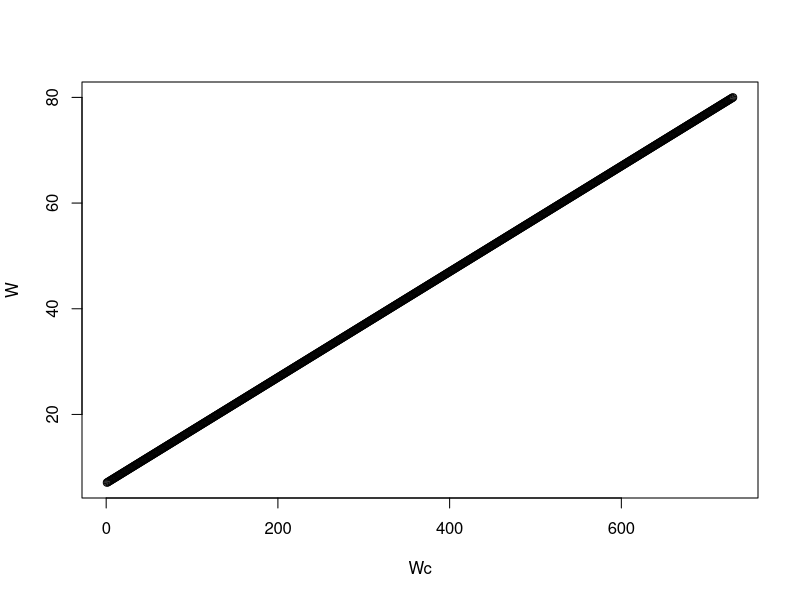
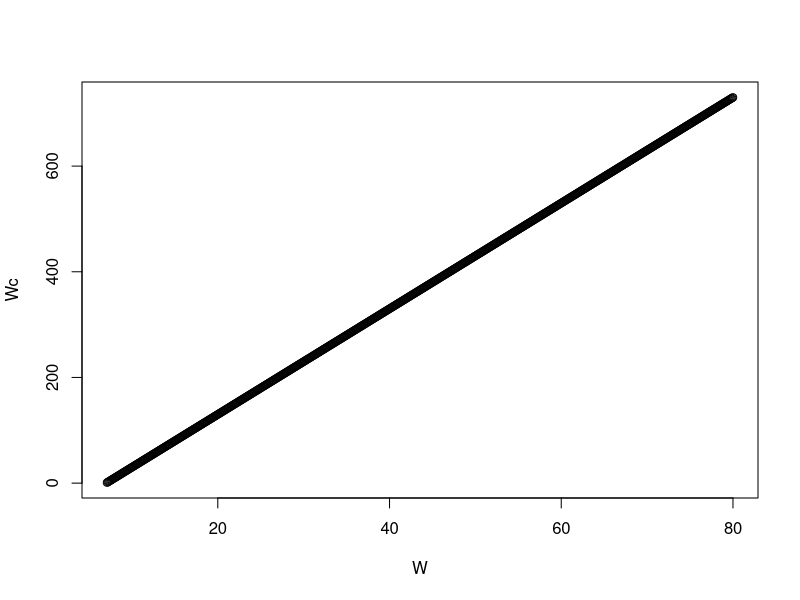
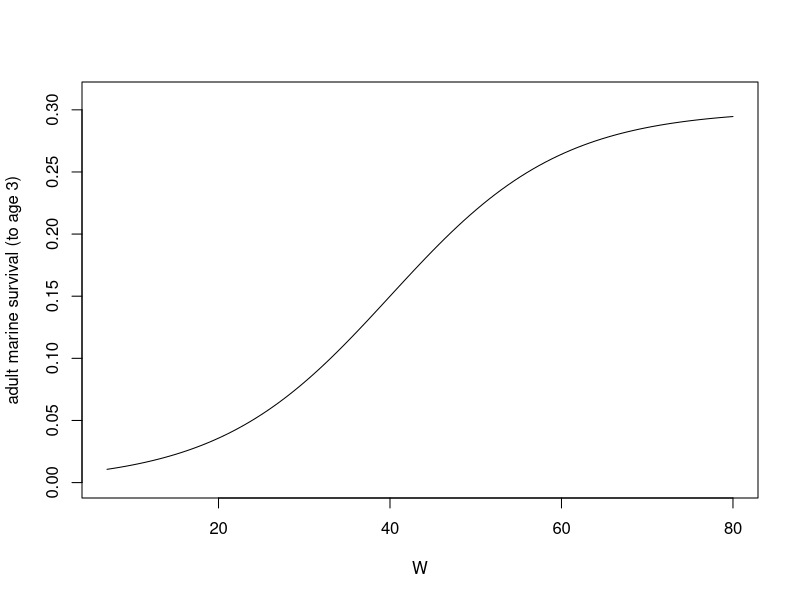

Source code (R) for these figures, in order:

##### DYNAMIC PROGRAM: juvenile salmon out-migration

# load libraries
library(abind); library(ggplot2); library(plyr); library(reshape2)

#remove scientific notation
options(scipen=999)




#### Set minimum and maximum values and steps for all state variables

# W: salmon weight (g)
Wmin <- 7
Wmax <- 80 # make this small to start? Eventually want 80 or 100 g...
Wstep <- 0.1 # discrete interval steps maybe try 0.05
Wstep.n <- ((Wmax-Wmin)/Wstep)  # this results in a lot of discrete steps - yikes!
                      # Try linear interpolation? (See Clark & Mangel Ch 2)
# A: salmon area
Amin <- 1
Amax <- 26

# t: time
tmin <- 1
tmax <- 60




#### Make functions to convert between W in grams and W in computer discrete indexing

# Make a dataframe to covert between real W (grams) and computer discrete index (Wc)
Wconvdf <- data.frame(W = seq(Wmin+Wstep, Wmax, 0.1), Wc = seq(1,Wstep.n,1))

plot(W ~ Wc, Wconvdf)
summary(lm(W ~ Wc, Wconvdf)) # y-int: 7, slope: 0.1
m.Wc <- 0.1
y.Wc <- 7

plot(Wc ~ W, Wconvdf)
summary(lm(Wc ~ W, Wconvdf)) # y-int: -70, slope: 10
m.W <- 10
y.W <- -70

# Build functions to convert between W and Wc
WtoWc <- function(W){ round(m.W*W + y.W, digits=Wstep) }
WctoW <- function(Wc){ m.Wc*Wc + y.Wc }

# Test
WtoWc(10); WtoWc(10.1); WtoWc(10.11) # Good. 30, 31, 31.
WctoW(30); WctoW(31) # Good.




#### Simulate river habitats by area
h.vec <- rep(NA, Amax) # create blank vector for habitats for each Area.

h.vec[Amax] <- "o" # make the last area (Amax) the ocean: "o"

set.seed(24)  # set.seed to keep altered and natural habitat distribution constant for now.
h.vec[1:Amax-1] <- sample(0:1, Amax-1, replace=T, prob=c(0.5,0.5))  # randomly sample
        # Amax-1 number of values 0 or 1 with a 50% probability between the two values.

h.vec[h.vec == "1"] <- "a"  # change 1 from sample function to "a"
h.vec[h.vec == "0"] <- "n"  # change 0 from sample function to "n"




#### Make empty objects to store eventual outputs from dynamic programming equations

# F.all <- an array that stores the final expected fitness (probability of surviving to a
#          returning adult) for each salmon weight (columns), time (rows), for each area (matrices)

F.all <- array(NA, dim=c(tmax, Wstep.n, Amax))  #(rows: time, cols: weight, matrices: area)

# Best.beh <- an array with the same structure as F.all. This is the decision matrix. Stored values
#             will be the best decision chosen (move 0, 1, 2 areas).

Best.beh <- array(NA, dim=c(tmax, Wstep.n, Amax))  #(rows: time, cols: weight, matrices: area)

# Surv.day <- an array with the same structure as F.all. This is the survival matrix. Stored values
#             will be the daily survival (equation 4).

Surv.day <- array(NA, dim=c(tmax, Wstep.n, Amax))  #(rows: time, cols: weight, matrices: area)

# F.vec <- an array to hold the expected fitness at time t+1 (2nd column, value used in calculations), and
#         at time t (1st column, resulting value from current calculation, which will be used in the NEXT
#         iteration).

F.vec <- array(NA, dim=c(Wstep.n, 2, Amax))  #(rows: weight, cols: F(x,t), F(x, t+1), matrices: area)



#### Parameters

# Behavioral choice
U <- c(0, 1, 2)

# Terminal fitness
Ws    <- 40
r     <- 0.1
Smax  <- 0.3

# Growth
E     <- 0.04
qa    <- 0.75 #can change
qn    <- 0.75 # can change
a     <- 0.86
Alpha <- 0.00607
d     <- 1
dn0   <- 0.7 # or combine with d by concatenating? will loop over in OVER.BEH?
v     <- 0.027
f     <- 0.5
g     <- 2
c     <- 40
j     <- 0.07

# Risk
Bu    <- c(0.7, 1, 0.7) # B0, B1, B2 (can concatenate because we will loop over behavior choices?)
Ba    <- 1
Bn    <- 0.7 #can change
Bo    <- 1
Bw    <- 2
M     <- 0.002
m     <- -0.37
ya    <- 0.8 #can change
yn    <- 1 #can change
yo    <- 1  #can change
P     <- 20

#### Terminal fitness function - how does salmon weight at tmax and Amax relate to probability of
#    surviving to a returning adult? Larger salmon more likely to survive to a returning adult.
#    Sigmoidal function that asymptotes at Smax.

#ONLY applicable for salmon at A 26 at tmax!!!! Otherwise, fitness is 0!
TERM.FUN <- function(W, Ws, r, Smax){ Smax/(1+exp(-r*(W-Ws))) }

# plot Terminal Fitness function
curve(TERM.FUN(W, Ws=Ws , r=r, Smax=Smax), xname="W", xlim=c(7,80), ylim=c(0,0.31), ylab="adult marine survival (to age 3)")




#### Fill in last column (tmax) for F.vec based on Terminal fitness function
F.vec[1:Wstep.n, 2, Amax] <- TERM.FUN(W = seq(Wmin+Wstep, Wmax , Wstep),
                                              Ws=Ws, r=r, Smax=Smax)

F.vec[,2,1:Amax-1] <- 0    #if salmon end in any area besides the last (Amax), then their fitness is 0!

View(F.vec[,,Amax]) #check and see terminal values at Amax (should all be values)
View(F.vec[,,1]) #check and see terminal values at Area 1 (should all be 0s)




#### Fitness function - function to calculate fitness at any salmon weight,area,
          # and behavior (movement choice). Use state dynamics to calculate new
          # W(t+1) and new A(t+1). Calculate expected fitness for resulting new
          # states from 2nd column of F.vec. Returns Fit (matric with two values):
          # Fit[,1] is expected fitness
          # Fit[,2] is daily survival

# Functions used inside the Fitness function (see Final State Dynamics.R for more details)
GROWTH.FUN <- function(W, E, q, a, Alpha, d, v, U)    { q*E*W^a - d*Alpha*W*exp(v*U) }
OCEAN.Q <-    function(t, f, g, c, j)             { f + g*exp(-(t-c)^2/2*j^2) }
SURV.FUN <-   function(W, Bu, Bh, Bw, M, m, y, P) { (1-M*(Bu + Bh + Bw*W^m))^(y*P) }


# Fitness function (described above)
FITNESS <- function(Wc, A, t, U, Wmax, Amax, # state vars, constraints & beh choice (vars we will for loop over)
                    E, q, a, Alpha, d, v, f, g, c, j, Bu, Bh, Bw, M, m, y, P, # vars in functions
                    qa, qn, ya, yn, yo, # vars that vary by habitat (h.vec)
                    h.vec, F.vec) # vectors describing habitats of areas and stored Fitness values
  
  { # start of function
  
  #define or change input parameters that depend on U, habitat, or Area.
  U  <- ifelse(U == 1, 20, ifelse(U == 2, 40, 0))
  d  <- ifelse(U == 0 & h.vec[A] == "n", dn0, d)
  q  <- ifelse(h.vec[A] == "o", OCEAN.Q(t=t, f=f, g=g, c=c, j=j), ifelse(h.vec[A] == "n", qn, qa))
  Bh <- ifelse(h.vec[A] == "n", Bn, ifelse(h.vec[A] == "a", Ba, Bo))
  y  <- ifelse(h.vec[A] == "n", yn, ifelse(h.vec[A] == "a", ya, yo))
  W  <- WctoW(Wc) # convert Wc (discrete 1 to 730 to W in grams)
  
  Wnew <- W + GROWTH.FUN(W=W, E=E, a=a, v=v, Alpha= Alpha, U=U, d=d, q=q)
  
  Wnew <- min(Wnew, Wmax) # if Wnew is greater than max value, keep at max value (this will be unlikely to happen since our Wmax is BIG.)
  Wcnew <- WtoWc(Wnew)
  
  Anew <- A + ifelse(U == 20, 1, ifelse(U == 40, 2, 0))           # salmon's new location is its current A plus movement choice U.
  Anew <- min(Anew, Amax) # if salmon are in the ocean (Amax) keep them in the ocean.
  
  Fit <- matrix(NA, 1, 2)
  Fit[,1] <- ifelse(Wnew > Wmin, SURV.FUN(W=W, Bu=Bu, Bw=Bw, M=M, m=m,
                                          P=P, Bh=Bh, y=y)*F.vec[Wcnew, 2, Anew], 0)
  Fit[,2] <- SURV.FUN(W=W, Bu=Bu, Bw=Bw, M=M, m=m,
                      P=P, Bh=Bh, y=y)
  
  return(Fit)
  
} # end function.

#Test Fitness function 
FITNESS(Wc=80, A=Amax, t=tmax, U=0, Wmax, Amax,
        E, q, a, Alpha, d, v, f, g, c, j, Bu=Bu[1], Bh, Bw, M, m, y, P, 
        qa, qn, ya, yn, yo, 
        h.vec, F.vec) #0.01118097 (Expected Fitness) and 0.907 (daily survival)!!!!!



#### OVER.BEH function to apply over BEHAVIORAL CHOICES (move 0, 1, 2).
      # Function used to apply FITNESS using for loop over all behavioral choices.
      # Returns the maximum fitness (F.best), best choice (Beh.best), and daily survival (Surv.day).
      # F.best saved in appro first col of F.vec.
      # Returns Temp.out: copy of updated F.vec with extra rows at bottom with F.best and Beh.best.

OVER.BEH <- function(Wc, A, t, U, Wmax, Amax, # state vars, constraints & beh choice (vars we will for loop over)
                     E, q, a, Alpha, d, v, f, g, c, j, Bu, Bh, Bw, M, m, y, P, # vars in functions
                     qa, qn, ya, yn, yo, # vars that vary by habitat (h.vec)
                     h.vec, F.vec)

  { # start function
  F.beh.surv <- matrix(NA, 3, 2)  #matrix to save fitness (Fit) from each (3) behavioral choice.
  
  # run a for loop over all behavioral choices to get FITNESS (Fit) from each one.
  for(i in 1:length(U)){ F.beh.surv[i,] <- FITNESS(Wc, A, t, U[i], Wmax, Amax,
                                               E, q, a, Alpha, d, v, f, g, c, j, Bu[i], Bh, Bw, M, m, y, P, 
                                               qa, qn, ya, yn, yo, 
                                               h.vec, F.vec) }

  F.best <- max(F.beh.surv[,1])  # Get maximum expected fitness from all three behavioral choices.
  S.day <- F.beh.surv[F.beh.surv[,1] == F.best, 2] # Get the daily survival from the max expected fitness.
  
  Temp <- data.frame(Fit = F.beh.surv[,1], beh = seq(0,2,1), Surv = F.beh.surv[,2])  # make temp dataframe with each fitness (Fit) for each behavior (0,1,2), and daily survival (Surv).
  Beh.best <- ifelse(F.best > 0, Temp[Temp$Fit == max(Temp$Fit),2], NA)  #get single value of best behavior choice (0,1,2). If W.best is 0 for all behavioral types, than no beh is best, return NA.
  F.vec[Wc,1,A] <- F.best  # save best fitness in the appropriate F.vec column 1 for that specific state W and A.
  
  Temp.out <- array(NA, dim=c(Wstep.n+2, 2, Amax)) #(rows: salmon weight, cols: F(x,t), F(x, t+1), matrices: area). Same size as F.vec, but add 2 rows to save F.best, Best.beh, and Surv.day.
  Temp.out[Wstep.n+1,,] <- c(F.best, Beh.best)
  Temp.out[Wstep.n+2,,] <- c(S.day, NA)
  Temp.out[1:Wstep.n,,] <- F.vec  # Temp.out needs ALL the info that will be used in the next function/loop. 
                               # F.vec AND F.best, S.day, and Beh.best. Will split up later to use in different ways in the next function OVER.STATES.
  return(Temp.out)
  
  } # end function.

# Check if loop inside OVER.BEH works
F.beh.surv <- matrix(NA, 3, 2)
for(i in 1:length(U)){ F.beh.surv[i,] <- FITNESS(Wc=20, A=25, t, U[i], Wmax, Amax,
                                                 E, q, a, Alpha, d, v, f, g, c, j, Bu[i], Bh, Bw, M, m, y, P, 
                                                 qa, qn, ya, yn, yo, 
                                                 h.vec, F.vec) }
F.beh.surv # Works!!!


# Check if OVER.BEH works for a specific W and A state for tmax-1. 
Test.beh <- OVER.BEH(Wc=20, A=25, t, U, Wmax, Amax,
                     E, q, a, Alpha, d, v, f, g, c, j, Bu, Bh, Bw, M, m, y, P,
                     qa, qn, ya, yn, yo, 
                     h.vec, F.vec)
View(Test.beh[,,25])   # Works!!! Look for a value in column one at W<-20 and
                      # in rows 731 and 731 where we stored Fit, Beh.best, and S.day.



#### OVER.STATES function to apply over BEHAVIORAL CHOICES (move 0, 1, 2) AND AREA (1 to 26).
     # Function used to iterate OVER.BEH over both states X and L using nested for loops.
     # Run OVER.BEH and get Temp.out. Split Temp.out to F.vec and best.W.beh (only W.best and Beh.best).
     # Put Beh.best in appro Store spot. Combine F.vec and Store in an array,
     # Temp.out2 with 4 cols (F(x,t), F(x,t+1), W.best, Beh.best).

OVER.STATES <- function(){}



#EXAMPLE!!!
#### Function to iterate over both states X and L. Output is an array where first two columns is updated F.vec, third col is best W, fourth col is best Beh.

OVER.STATES <- function(B, X, Xmax, L, Lmax, e, e10, c, b, F.vec){
  Store <- array(NA, dim=c(10,2,10))  # array to store all W.best (column 1) and Beh.best (column 2) values from OVER.BEH for each state X (rows) and L (matricies).
  
  for(X in 1:Xmax){  # iterate over states X
    for(L in 1:Lmax){ # iterate over states L
      Temp.out <- OVER.BEH(B, X, Xmax, L, Lmax, e, e10, c, b, F.vec) # returns Temp.out from OVER.BEH, which as the updated F.vec AND W.best and Beh.best in the last row.
      
      n <- nrow(Temp.out) - 1  # get number of states by subtracting the last row to store W.best and Beh.best (this should be 10)
      F.vec <- Temp.out[1:n,,] # get F.vec back solo by subsetting Temp.out wihout the stored last row with W.best and Beh.best.
      
      best.W.beh <- c(Temp.out[n+1,1,1], Temp.out[n+1,2,1]) # get only stored values W.best and Beh.best (last row of Temp.out)
      Store[X,,L] <- best.W.beh # put best W and best beh in Store.
    }}
  
  # combine Store values with F.vec in Temp.out2 as the vessel leaving this function to bring important info to next for loop!
  Temp.out2 <- abind(F.vec, Store, along = 2) # add store columns to F.vec. This should be an array with 4 columns: F(X,t), F(X,t+1), W.best, Beh.best.
  return(Temp.out2)
}


